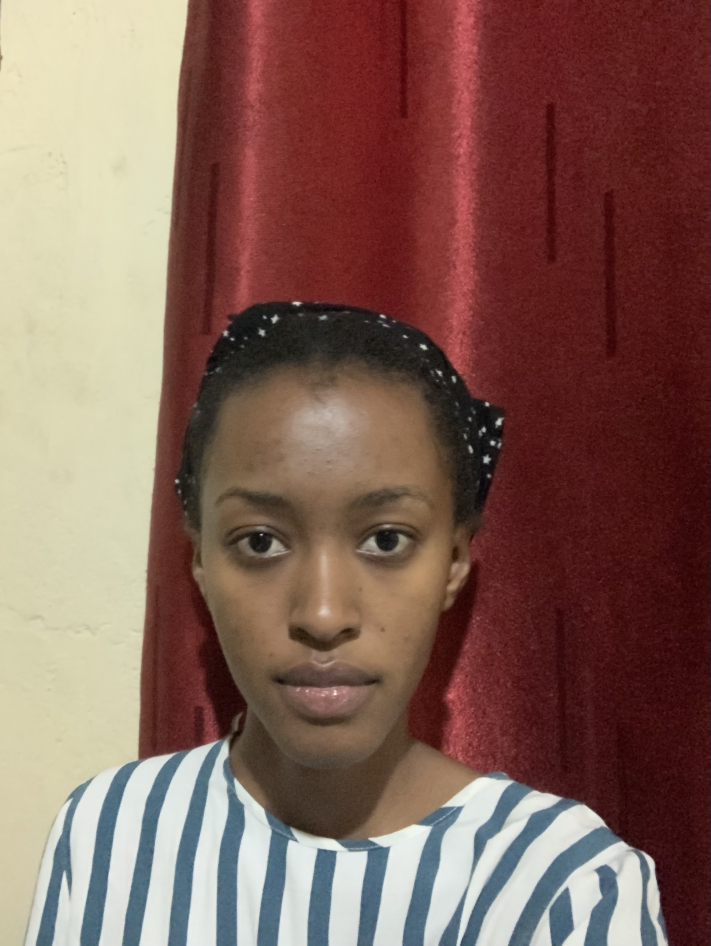
#> input picture images/celine_neutral.jpg, 2131 x 2836 px (shown at 1/3 size); its folder holds only this picture in this run
$ python -i image_pipeline.py   (imports and definitions only)
#> lines starting #> are read from the running program, lines starting #| are printed output that depends on the picture
"""
Image pipeline for the facial recognition model (Formative 2, Part 2).

Loading, augmentation and feature extraction. Used by the notebook and by the
command-line app, so both process images in exactly the same way.

Photos live in images/ and are named <member>_<expression>.jpg, for example
selena_neutral.jpg, selena_smiling.jpg, selena_surprised.jpg.
Files starting with "unauthorized" belong to people outside the team and are
only used to test that strangers are rejected.

Needs: pillow, numpy, pandas, scikit-image   (opencv-python is optional and
is only used to find the face; without it we crop the centre of the photo).
"""
from pathlib import Path

import numpy as np
import pandas as pd
from PIL import Image, ImageEnhance, ImageOps
from skimage.feature import hog

ROOT = Path(__file__).resolve().parent.parent
IMAGE_DIR = ROOT / "images"
FEATURES_PATH = ROOT / "data" / "image_features.csv"
IMAGE_EXTS = (".jpg", ".jpeg", ".png")

FACE_SIZE = 128      # size of the cropped face used for display and augmentation
FEATURE_SIZE = 96    # size the face is shrunk to before measuring features
EXPRESSIONS = ("neutral", "smiling", "surprised")

try:  # face detector (OpenCV 4.x). If it is missing we use a centre crop.
    import cv2
    _CASCADE = cv2.CascadeClassifier(
        cv2.data.haarcascades + "haarcascade_frontalface_default.xml")
except Exception:
    cv2, _CASCADE = None, None


# ------------------------------------------------------------------ loading
# [19 lines left out: functions parse_name, list_images, not called in this run]


def _crop_face(img):
    """Crop the largest face; fall back to the centre square of the photo."""
    if _CASCADE is not None:
        gray = np.array(img.convert("L"))
        faces = _CASCADE.detectMultiScale(gray, 1.1, 5, minSize=(60, 60))
        if len(faces):
            x, y, w, h = max(faces, key=lambda f: f[2] * f[3])
            pad = int(0.1 * w)   # a little margin around the face
            return img.crop((max(x - pad, 0), max(y - pad, 0),
                             x + w + pad, y + h + pad))
    w, h = img.size
    s = min(w, h)
    return img.crop(((w - s) // 2, (h - s) // 2, (w + s) // 2, (h + s) // 2))


def load_image(path):
    """Open a photo, fix its rotation, crop the face, resize to 128 x 128 RGB."""
#> called with path = '../images/celine_neutral.jpg'
    img = Image.open(path)
#> img is the input picture: PIL image 2131x2836 RGB; mean R, G, B 130.9, 98.3, 88.2
    img = ImageOps.exif_transpose(img).convert("RGB")   # phones store rotation in EXIF
    img.thumbnail((640, 640))                           # keeps detection fast
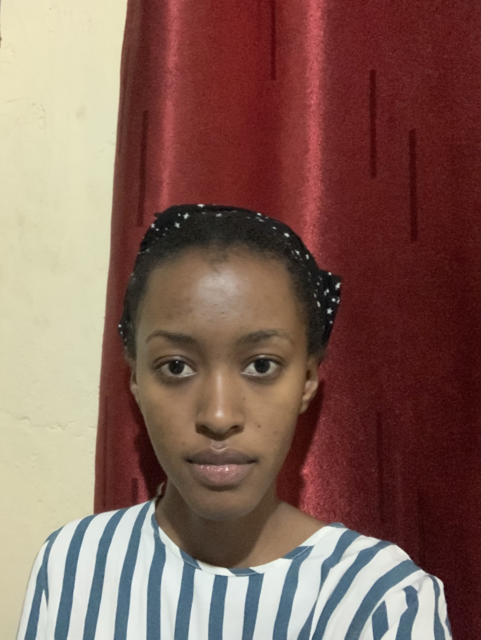
#> img: PIL image 481x640 RGB; mean R, G, B 131, 98.4, 88.3
    return _crop_face(img).resize((FACE_SIZE, FACE_SIZE), Image.LANCZOS)
#> in _crop_face, `gray = np.array(img.convert("L"))`:
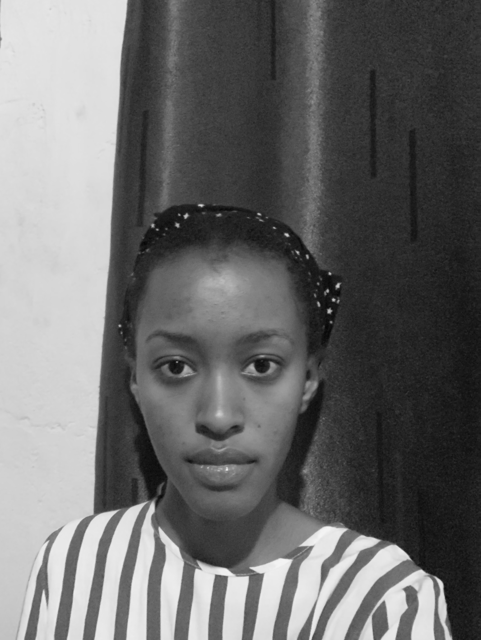
#> gray: shape (640, 481); min 6, max 244, mean 107
#> in _crop_face, `faces = _CASCADE.detectMultiScale(gray, 1.1, 5, minSize=(60, 60))`: faces = [[104, 270, 233, 233]]
#> in _crop_face, `x, y, w, h = max(faces, key=lambda f: f[2] * f[3])`: x = 104; y = 270; w = 233
#> in _crop_face, `pad = int(0.1 * w)`: pad = 23
#> in _crop_face, `return img.crop((max(x - pad, 0), max(y - pad, 0), x + w + pad, y + h ..`:
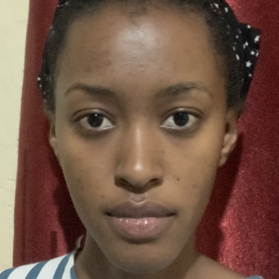
#> returned value: PIL image 279x279 RGB; mean R, G, B 114.4, 84.3, 69.3
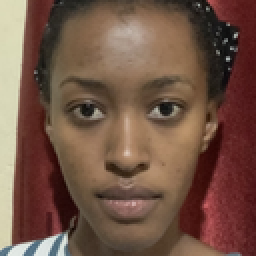
#> returned value: PIL image 128x128 RGB (shown 2 times larger); mean R, G, B 114.4, 84.3, 69.3


# ------------------------------------------------------------- augmentation
def _rotate(img, angle):
    fill = tuple(int(v) for v in np.array(img).reshape(-1, 3).mean(axis=0))
    return img.rotate(angle, resample=Image.BILINEAR, fillcolor=fill)


# [29 lines left out: functions augment, extract_features, not called in this run]


def feature_names():
    return ([f"hog_{i}" for i in range(900)] +
            [f"hist_{c}_{i}" for c in "rgb" for i in range(16)])


# [13 lines left out: function build_feature_table, not called in this run]

>>> result = load_image('../images/celine_neutral.jpg')

$ run again, on images/celine_smiling.jpg
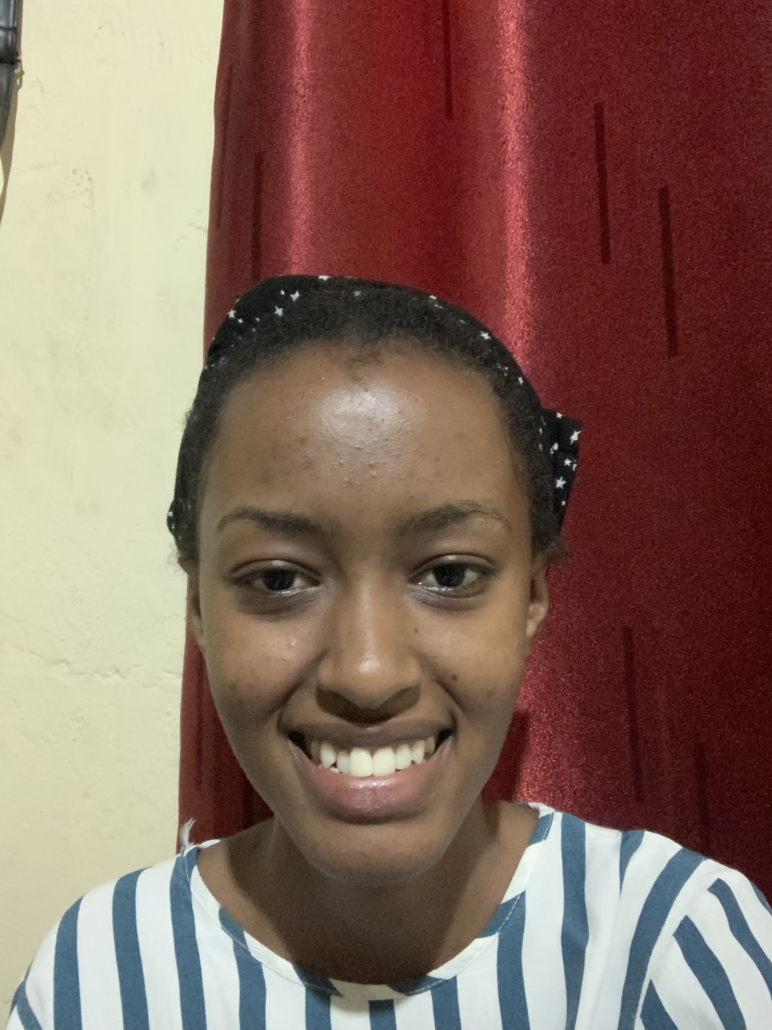
#> input picture images/celine_smiling.jpg, 2316 x 3088 px (shown at 1/3 size)
#> in load_image, img is the input picture: PIL image 2316x3088 RGB; mean R, G, B 133.7, 106.6, 94.6
#> img: PIL image 480x640 RGB
#> in _crop_face, `gray = np.array(img.convert("L"))`:
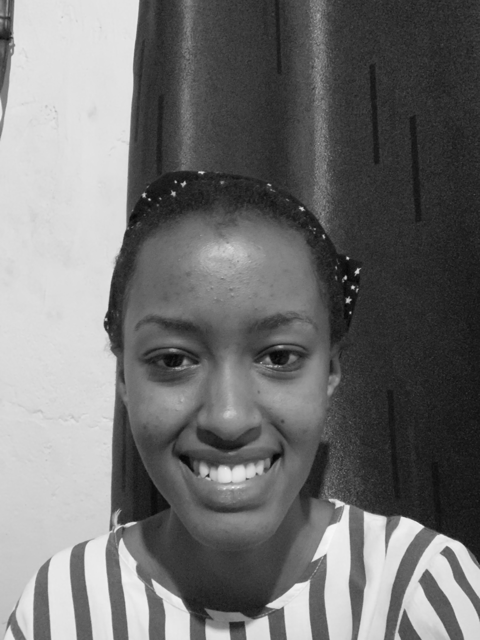
#> gray: shape (640, 480); min 5, max 246, mean 113.4
#> faces = [[72, 231, 309, 309]]
#> x = 72; y = 231; w = 309
#> pad = 30
#> in load_image, `return _crop_face(img).resize((FACE_SIZE, FACE_SIZE), Image.LANCZOS)`:
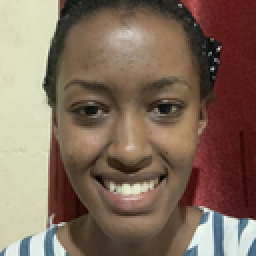
#> returned value: PIL image 128x128 RGB (shown 2 times larger); mean R, G, B 129.7, 108.6, 92.1

$ run again, on images/celine_surprised.jpg
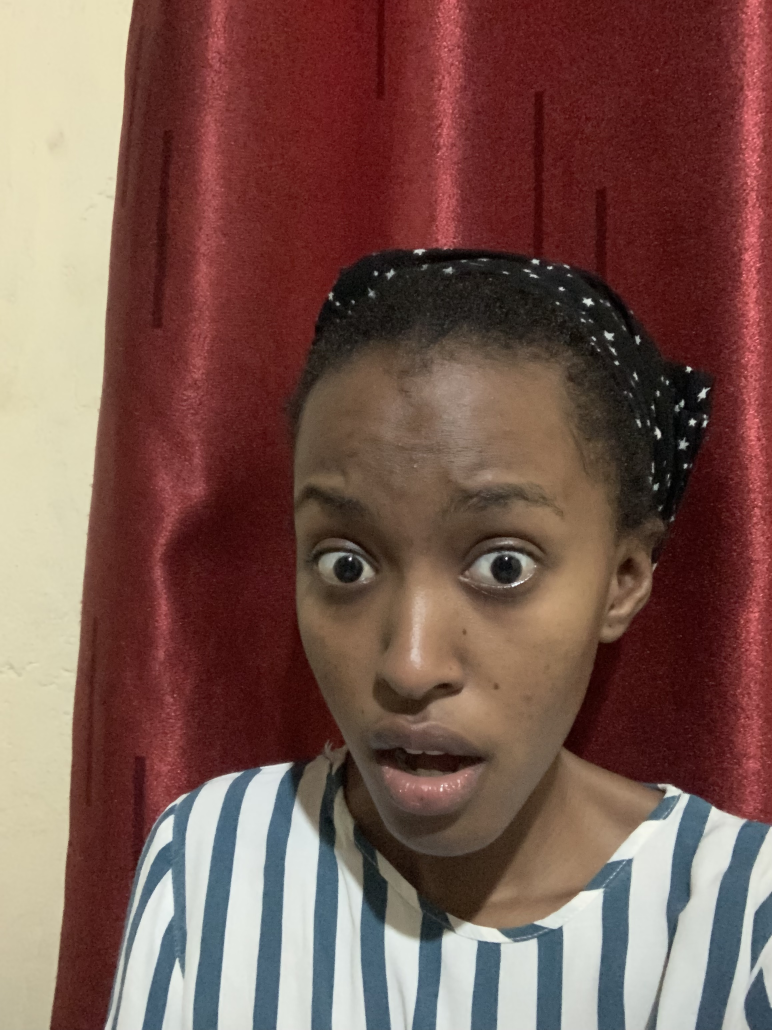
#> input picture images/celine_surprised.jpg, 2316 x 3088 px (shown at 1/3 size)
#> in load_image, img is the input picture: PIL image 2316x3088 RGB; mean R, G, B 121.4, 88.3, 80
#> img: PIL image 480x640 RGB
#> in _crop_face, `gray = np.array(img.convert("L"))`:
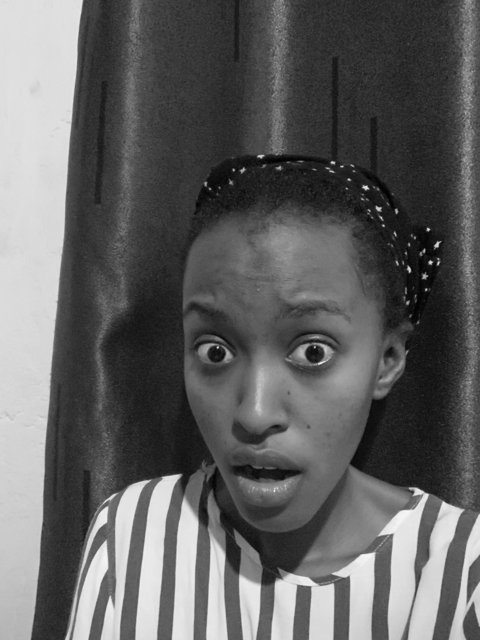
#> gray: shape (640, 480); min 0, max 247, mean 97.3
#> faces = [[134, 251, 260, 260]]
#> x = 134; y = 251; w = 260
#> pad = 26
#> in load_image, `return _crop_face(img).resize((FACE_SIZE, FACE_SIZE), Image.LANCZOS)`:
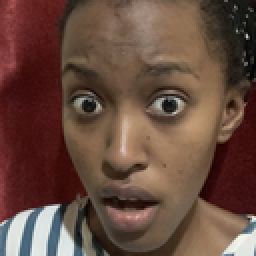
#> returned value: PIL image 128x128 RGB (shown 2 times larger); mean R, G, B 103.1, 74.8, 62.7

$ run again, on images/joshua_neutral.jpg
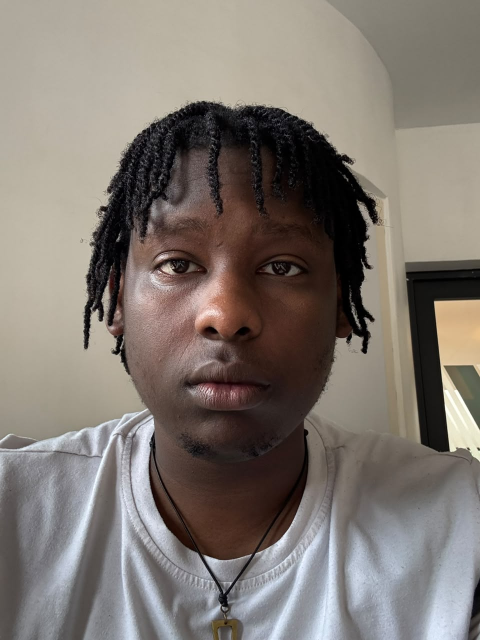
#> input picture images/joshua_neutral.jpg, 960 x 1280 px (shown at 1/2 size)
#> in load_image, img is the input picture: PIL image 960x1280 RGB; mean R, G, B 127.4, 119.4, 112.8
#> img: PIL image 480x640 RGB
#> in _crop_face, `gray = np.array(img.convert("L"))`:
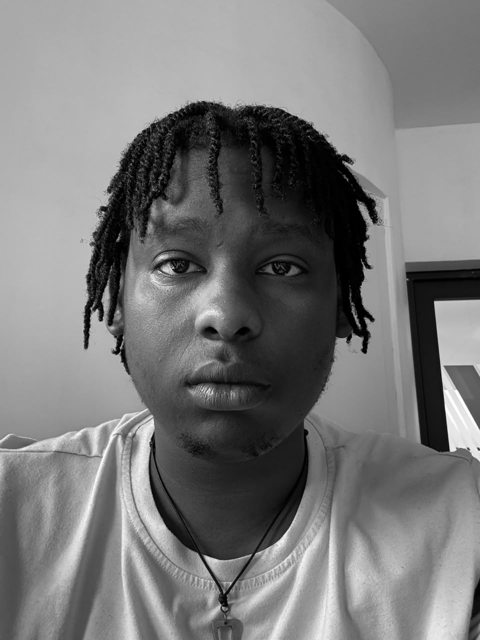
#> gray: shape (640, 480); min 0, max 255, mean 121
#> faces = [[97, 168, 257, 257]]
#> x = 97; y = 168; w = 257
#> pad = 25
#> in load_image, `return _crop_face(img).resize((FACE_SIZE, FACE_SIZE), Image.LANCZOS)`:
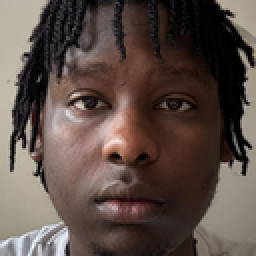
#> returned value: PIL image 128x128 RGB (shown 2 times larger); mean R, G, B 92.1, 77.5, 71.1
